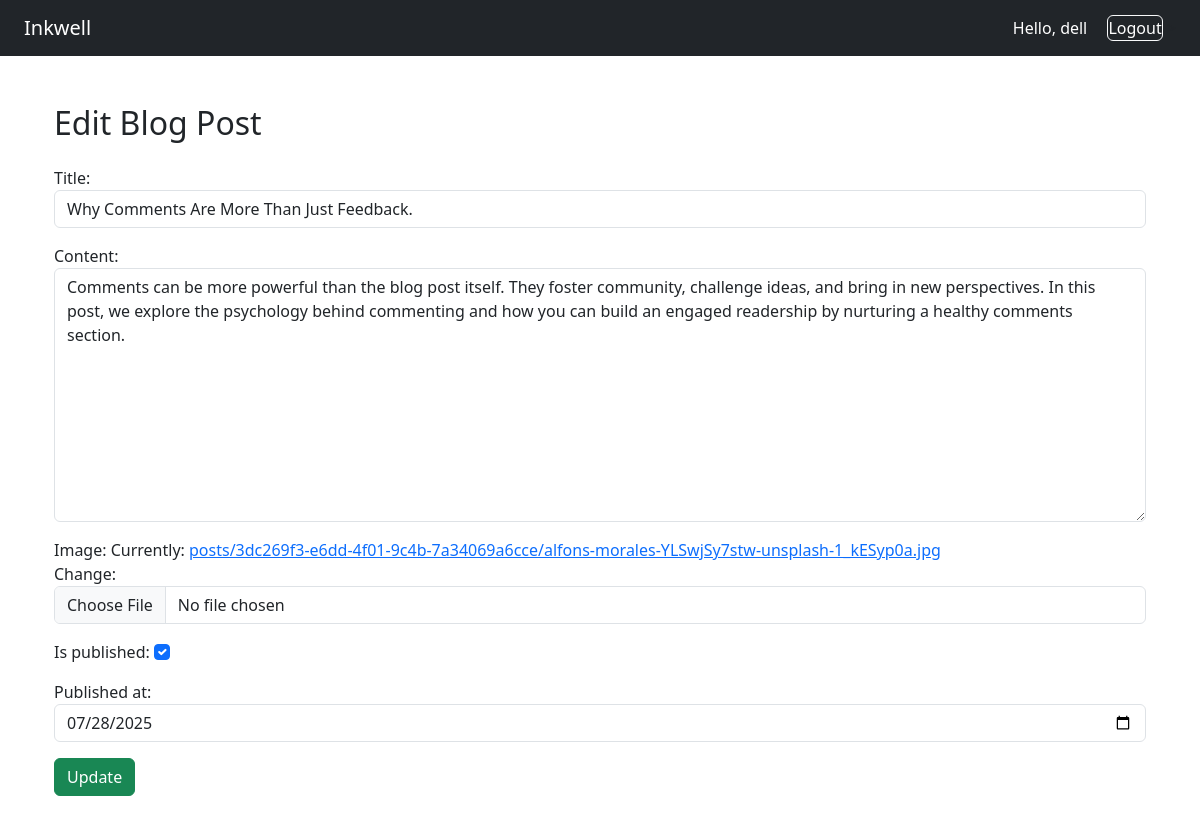
The app's page /edit/why-comments-are-more-than-just-feedback (signed in) with its own data.
### blogs/models.py (models this page shows, shortened)
class TimestampModel(models.Model):
    created_at = models.DateTimeField(auto_now_add=True)
    updated_at = models.DateTimeField(auto_now=True)
    class Meta:
        abstract = True

class BlogPost(TimestampModel):
    id = models.UUIDField(default=uuid.uuid4, unique=True, primary_key=True)
    title = models.CharField(max_length=250)
    image = models.ImageField(upload_to=GenerateImagePath())
    slug = models.SlugField(blank=True, unique=True)
    content = models.TextField()
    author = models.ForeignKey(
        Author, on_delete=models.SET_NULL, null=True, related_name="posts"
    )
    excerpt = models.CharField(max_length=500, blank=True, null=True)
    is_published = models.BooleanField(default=False)
    published_at = models.DateTimeField(null=True, blank=True)
    status = models.CharField(
        choices=Status.choices, default=Status.DRAFT, max_length=20
    )
    objects = models.Manager()
    publishes = PublishManger()
    class Meta:
        ordering = ["-created_at"]
        indexes = [
            models.Index(fields=["title"]),
            models.Index(fields=["is_published", "published_at"]),
        ]

### blogs/views.py (the view, shortened to what this page needs)
# urls.py: path("edit/<slug:slug>", views.BlogUpdateView.as_view(), name="blog_edit"),
class BlogUpdateView(LoginRequiredMixin, UserPassesTestMixin, UpdateView):
    model = BlogPost
    template_name = "blogs/blog_create_edit.html"
    form_class = BlogPostForm
    context_object_name = "blog"
    slug_field = "slug"
    slug_url_kwarg = "slug"
    def test_func(self):
        user = self.request.user
        blog = self.get_object()
        return user.is_superuser or blog.author == user.author

### blogs/forms.py
class BlogPostForm(forms.ModelForm):
    class Meta:
        model = BlogPost
        fields = [
            "title",
            "content",
            "image",
            "is_published",
            "published_at",
        ]
        widgets = {
            "title": forms.TextInput(
                attrs={"class": "form-control", "placeholder": "Enter post title"}
            ),
            "content": forms.Textarea(attrs={"class": "form-control", "rows": 10}),
            "image": forms.ClearableFileInput(attrs={"class": "form-control"}),
            "published_at": forms.DateInput(
                attrs={"class": "form-control", "type": "date"}
            ),
            "is_published": forms.CheckboxInput(attrs={"class": "form-check-input"}),
        }

### blogs/templates/blogs/blog_create_edit.html (shortened to what this page needs)
{% extends 'base.html' %}
{% block content %}
  <div class="container mt-4">
    <h2 class="mb-4">
      {% if blog.pk %}Edit{% else %}Create{% endif %} Blog Post
    </h2>
    <form method="post" enctype="multipart/form-data">
      {% for field in form %}
        <div class="mb-3">
          {{ field.label_tag }}
          {{ field }}
        </div>
      {% endfor %}
      <button type="submit" class="btn btn-success">
        {% if blog.pk %}Update{% else %}Create{% endif %}
      </button>
    </form>
  </div>
{% endblock %}

### templates/base.html (shortened to what this page needs)
{% load static %}
<!DOCTYPE html>
<html lang="en">
  <head>
    <link
    href = "{% static 'css/bootstrap.min.css' %}"
      rel="stylesheet"
    />
  </head>
  <body>
    <nav class="navbar navbar-expand-lg navbar-dark bg-dark px-4">
      <a class="navbar-brand" href="{% url 'blogs:blog_list' %}">Inkwell</a>
      <div class="ms-auto">
        {% if user.is_authenticated %}
        <span class="text-white me-3">Hello, {{ user.username }}</span>
       <form method="post" action="{% url 'account:logout' %}" style="display: inline;">
        <button type="submit" class="btn btn-outline-light p-0 m-0 align-baseline" style="color: #fff;">
            Logout
        </button>
        </form>
        {% endif %}
      </div>
    </nav>
    <div class="container py-4">
       {% block content %}{% endblock %}
    </div>
  </body>
</html>

### records on screen
BlogPost: form "Why Comments Are More Than Just Feedback." "Comments can be more powerful than the blog post itself. They foster community, challenge ideas, and bring in new perspectives. In this post, we explore the psychology behind commenting and how you can build an engaged readership by nurturing a healthy comments section." "☑" "07/28/2025"

### other values on screen
{{ user.username }} "dell"
{{ field.label_tag }} "Title:" "Content:" "Image:" "Is published:" "Published at:"
